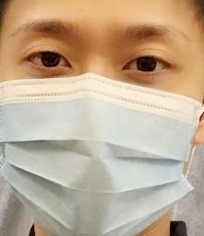
#> input picture Histogram/Gambar1.jpg, 204 x 236 px
$ python -i NormalisasiHistogram.py   (imports and definitions only)
#> lines starting #> are read from the running program, lines starting #| are printed output that depends on the picture
#> further down, picture is the input picture: shape (236, 204, 3); mean B, G, R 147.6, 171.6, 192.3
import cv2
import numpy as np
import matplotlib.pyplot as plt
import tkinter as tk
from tkinter import filedialog

def perform_normalisasi(image):
    print(image)
#> (printed output is left out)
    # Check if the image is not None
    if image is not None:

        # Convert the image to grayscale
        grayscale_image = cv2.cvtColor(image, cv2.COLOR_BGR2GRAY)
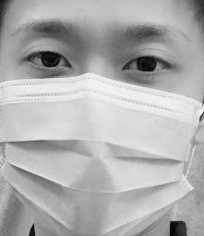
#> grayscale_image: shape (236, 204); min 1, max 249, mean 175.1

        # Compute the histogram of the grayscale image before normalization
        hist_original = cv2.calcHist([grayscale_image], [0], None, [256], [0, 256])
#> hist_original = 256 values, max 845 at index 216, min 0 at index 0, mean 188.1

        # Manually normalize the grayscale image
        min_pixel_value = np.min(grayscale_image)
#> min_pixel_value = 1
        max_pixel_value = np.max(grayscale_image)
#> max_pixel_value = 249
        normalized_image = ((grayscale_image - min_pixel_value) / (max_pixel_value - min_pixel_value) * 255).astype(np.uint8)

        # Compute the histogram of the normalized grayscale image
        hist_normalized = cv2.calcHist([normalized_image], [0], None, [256], [0, 256])
#> hist_normalized = 256 values, max 845 at index 221, min 0 at index 36, mean 188.1

        # Display the normalized image
        cv2.imshow("Before Normalized Image", grayscale_image)

        # Display the normalized image
        cv2.imshow("After Normalized Image", normalized_image)

        # Create a single plot to display both histograms
        plt.figure(figsize=(12, 6))

        # Plot the histogram of the grayscale image before normalization (in blue)
        plt.subplot(1, 2, 1)
        plt.title("Histogram of Grayscale Image (Before Normalization)")
        plt.xlabel("Pixel Value")
        plt.ylabel("Frequency")
        plt.plot(hist_original, color='blue')
        plt.xlim([0, 256])

        # Plot the histogram of the normalized grayscale image (in red)
        plt.subplot(1, 2, 2)
        plt.title("Histogram of Grayscale Image (After Normalization)")
        plt.xlabel("Pixel Value")
        plt.ylabel("Frequency")
        plt.plot(hist_normalized, color='red')
        plt.xlim([0, 256])

        plt.tight_layout()
        plt.show()
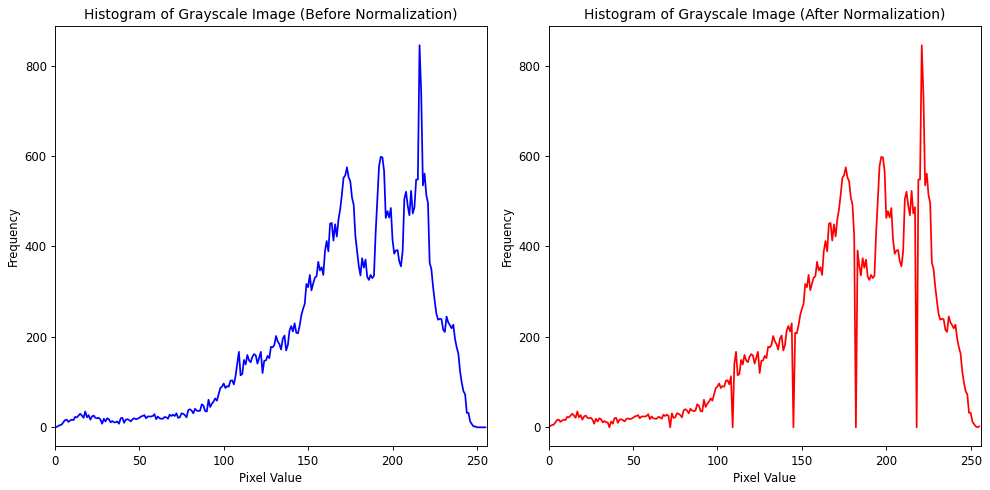
#> figure drawn by matplotlib, 2 panels; panel 1: curve peaks at x = 216, y = 845; panel 2: curve peaks at x = 221, y = 845

        cv2.waitKey(0)
        cv2.destroyAllWindows()
    else:
        print("Failed to load the image.")

# # Create a tkinter window to open the file dialog
# root = tk.Tk()
# root.withdraw()  # Hide the main tkinter window

# # Ask the user to select an image file using the file dialog
# file_path = filedialog.askopenfilename(filetypes=[("Image files", "*.png *.jpg *.jpeg *.gif *.bmp *.ppm *.pgm")])

# # Read the selected image file
# selected_image = cv2.imread(file_path)

# # Call the function with the selected image
# perform_normalisasi(selected_image)

>>> import cv2
>>> picture = cv2.imread('Gambar1.jpg')
>>> result = perform_normalisasi(picture)

$ run again, on Histogram/Gambar2.jpg
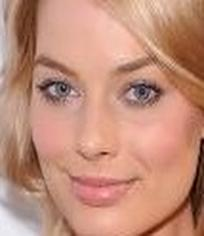
#> input picture Histogram/Gambar2.jpg, 204 x 236 px
#> picture is the input picture: shape (236, 204, 3); mean B, G, R 122.4, 142.2, 193.7
#> (printed output is left out)
#> in perform_normalisasi, `grayscale_image = cv2.cvtColor(image, cv2.COLOR_BGR2GRAY)`:
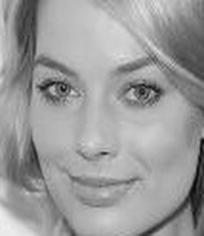
#> grayscale_image: shape (236, 204); min 10, max 240, mean 155.4
#> hist_original = 256 values, max 865 at index 184, min 0 at index 0, mean 188.1
#> min_pixel_value = 10
#> max_pixel_value = 240
#> hist_normalized = 256 values, max 865 at index 192, min 0 at index 10, mean 188.1
#> in perform_normalisasi, `plt.show()`:
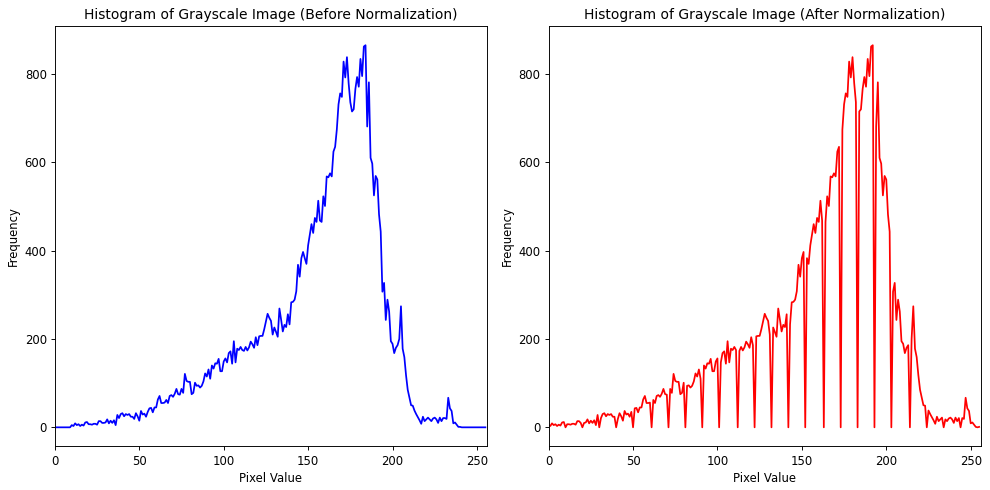
#> figure drawn by matplotlib, 2 panels; panel 1: curve peaks at x = 184, y = 865; panel 2: curve peaks at x = 192, y = 865
